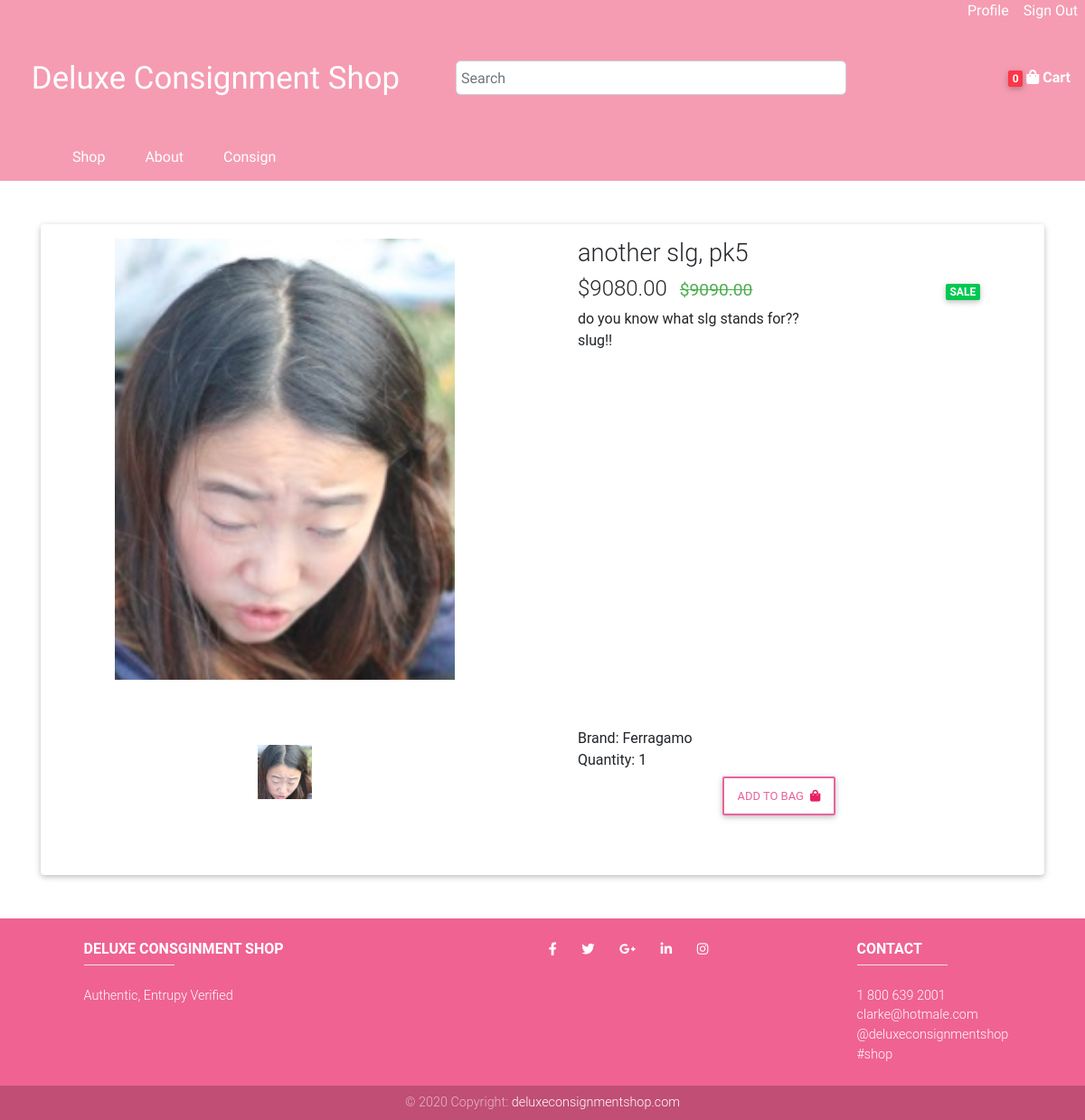
Before: /product/another-slg-pk5/ (signed in) with the older database file.
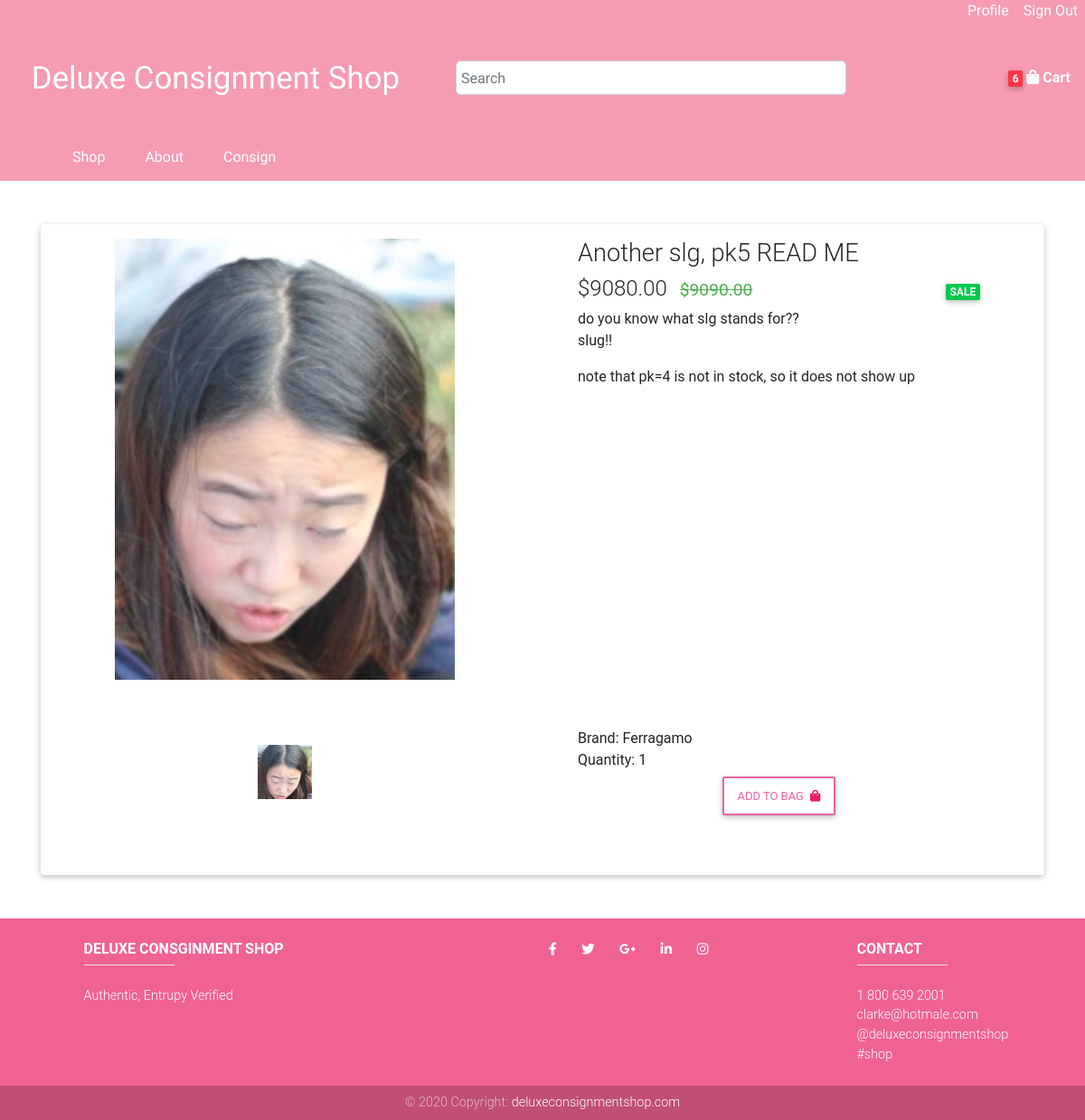
After: the same page with the newer database file.
### store/models.py (models this page shows, shortened)
class Product(models.Model):
    name = models.CharField(max_length=200)
    brand = models.CharField(max_length=100, choices=BRAND_CHOICES, null=True)
    price = models.DecimalField(max_digits=99, decimal_places=2)
    discount_price = models.DecimalField(max_digits=99, decimal_places=2, blank=True, null=True)
    featured = models.BooleanField(default=False)
    thumbnail = models.ImageField(null=True, blank=True, upload_to='thumbnails')
    quantity = models.IntegerField(default=1)
    in_stock = models.BooleanField(default=True)
    date_created = models.DateTimeField(default=timezone.now)
    description = models.TextField(max_length=2000, null=True, blank=True)
    slug = models.SlugField(max_length=200, blank=True)
    @property
    def get_add_to_cart_url(self):
        return reverse("shop:add-to-cart", kwargs={
            'slug': self.slug
        })
    @property
    def get_remove_from_cart_url(self):
        return reverse("shop:remove-from-cart", kwargs={
            'slug': self.slug
        })
    @property
    def is_new(self):
        DATE_FORMAT = "%Y-%m-%d"
        today = datetime.date.today()
        date_created = self.date_created.strftime(DATE_FORMAT)
        date_created = datetime.date(int(date_created[0:4]), int(date_created[5:7]), int(date_created[-2:]))
        if date_created + datetime.timedelta(days=7) > today:
            return True
        return False
    @property
    def get_brand(self):
        return self.get_brand_display()
    @property
    def is_shoe(self):
        return hasattr(self, "shoe")
    @property
    def imageURL(self):
        try:
            url = self.thumbnail.url
        except:
            url = ''
        return url

### store/views.py (the view)
# urls.py: path('product/<slug>/', never_cache(ProductDetailView.as_view()), name='product-detail'),  # never_cache prevents
class ProductDetailView(DetailView):
    def get(self, request, slug, *args, **kwargs):
        product = get_object_or_404(Product, slug=slug)
        if request.user.is_authenticated:
            data = cartData(request)
        else:
            data = cookieCartData(request)
        items = data['items']
        cart_quantity = data['cart_quantity']
        context = {
            'product': product,
            'items': items,
            'cart_quantity': cart_quantity,
        }
        return render(request, 'store/product.html', context)

### store/utils.py (called while the page is built)
def cartData(request):
    customer = request.user.customer
    order, created = Order.objects.get_or_create(customer=customer, complete=False)
    items = order.orderitem_set.all()
    cart_quantity = order.get_cart_quantity
    cart_total = order.get_cart_total
    return {'order': order, 'items': items, 'cart_quantity': cart_quantity, 'cart_total': cart_total}

### user/models.py (called while the page is built)
    @property
    def get_cart_total(self):
        items = self.orderitem_set.all()
        total = sum([item.get_total for item in items])
        total = float(total)
        if self.coupon:
            total *= (1 - (self.coupon.discount_percentage/100))
        if self.tax:
            total *= 1 + (self.tax / 100)
        if self.shipping_cost:
            total += self.shipping_cost
        return total

    @property
    def get_cart_quantity(self):
        items = self.orderitem_set.all()
        return sum([item.quantity for item in items])

    @property
    def get_total(self):
        return self.quantity * self.product.discount_price

### store/templates/store/product.html (shortened to what the changed rows need)
{% extends 'store/base.html' %}
{% load static %}
{% block content %}
<link rel="stylesheet" type="text/css" href="{% static 'css/product.css' %}">
<div class="container">
    <section id="productDetails" class="pb-5">
        <div class="card mt-5 hoverable">
            <div class="row mt-3 h-100">
                <div class="col-lg-6 h-100">
                    <div class="row mx-2 product-showcase">
                        <div id="carousel-thumb" class="carousel w-100 slide carousel-fade carousel-thumbnails mb-5 pb-4"
                             data-ride="carousel">
                            <div class="carousel-inner text-center text-md-left" role="listbox">
                                <div class="carousel-item active">
                                    <img src="{{ product.imageURL }}"
                                         alt="Product Image"
                                         class="img-fluid">
                                </div>
                            </div>
                        </div>
                    </div>
                    <div class="lightbox-showcase row mb-4">
                        <div class="col-md-12">
                            <div class="mdb-lightbox no-margin">
                                <figure class="col-md-4ssss">
                                    <a href="{{ product.imageURL }}"
                                       data-size="{{product.thumbnail.width}} x {{product.thumbnail.height}}">
                                        <img src="{{ product.imageURL }}"
                                             class="img-fluid">
                                    </a>
                                </figure>
                            </div>
                        </div>
                    </div>
                </div>
                <div class="product-info col-lg-5 mx-4">
                    <div class="product-body">
                        <h3 class="h3-responsive mt-xl-0 mt-1"> {{product.name}} </h3>
                        <div class="d-flex justify-content-between align-items-center">
                            <h4 class="text-center">
                            <span class="">${{product.discount_price}}</span>
                            {% if product.discount_price != product.price %}
                                <span class="green-text ml-2">
                                    <small><s>${{product.price}}</s></small>
                                </span>
                            {% endif%}
                            </h4>
                            <div class="d-flex align-items-center">
                            </div>
                        </div>
                        <div>{{product.description|linebreaks}}</div>
                    </div>
                    <div class="product-footer">
                        <div> Brand: {{ product.get_brand }}</div>
                        <div> Quantity: {{ product.quantity }}</div>
                        <div class="d-flex justify-content-center">
                            <a href="{{product.get_add_to_cart_url}}"
                                class="btn btn-outline-secondary update-cart"
                                data-product="{{product.id}}" data-action="add">Add to Bag
                            </a>
                        </div>
                    </div>
            </div>
        </div>
    </section>
</div>
{% endblock content %}

Changed rows visible on the page:
changed Product "Ferragamo": name "another slg, pk5" → "Another slg, pk5 READ ME"; description "do you know what slg stands for?? slug!!" → "do you know what slg stands for?? slug!! note that pk=4 is not in stock, so it does not show up"
Other visible differences:
{{ cart_quantity }}: "0" → "6"
